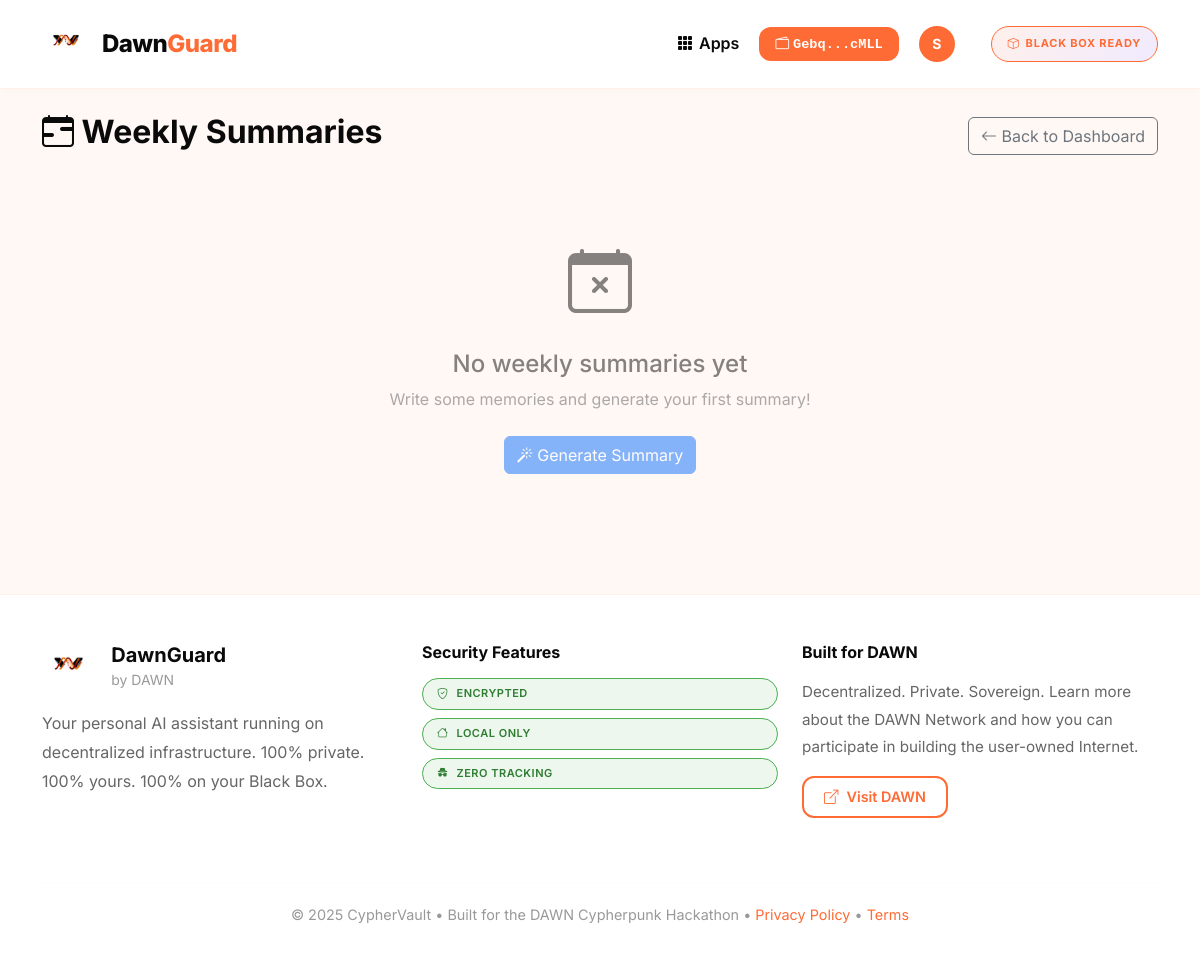
Before: /memory/summaries/ (signed in) with the older database file.
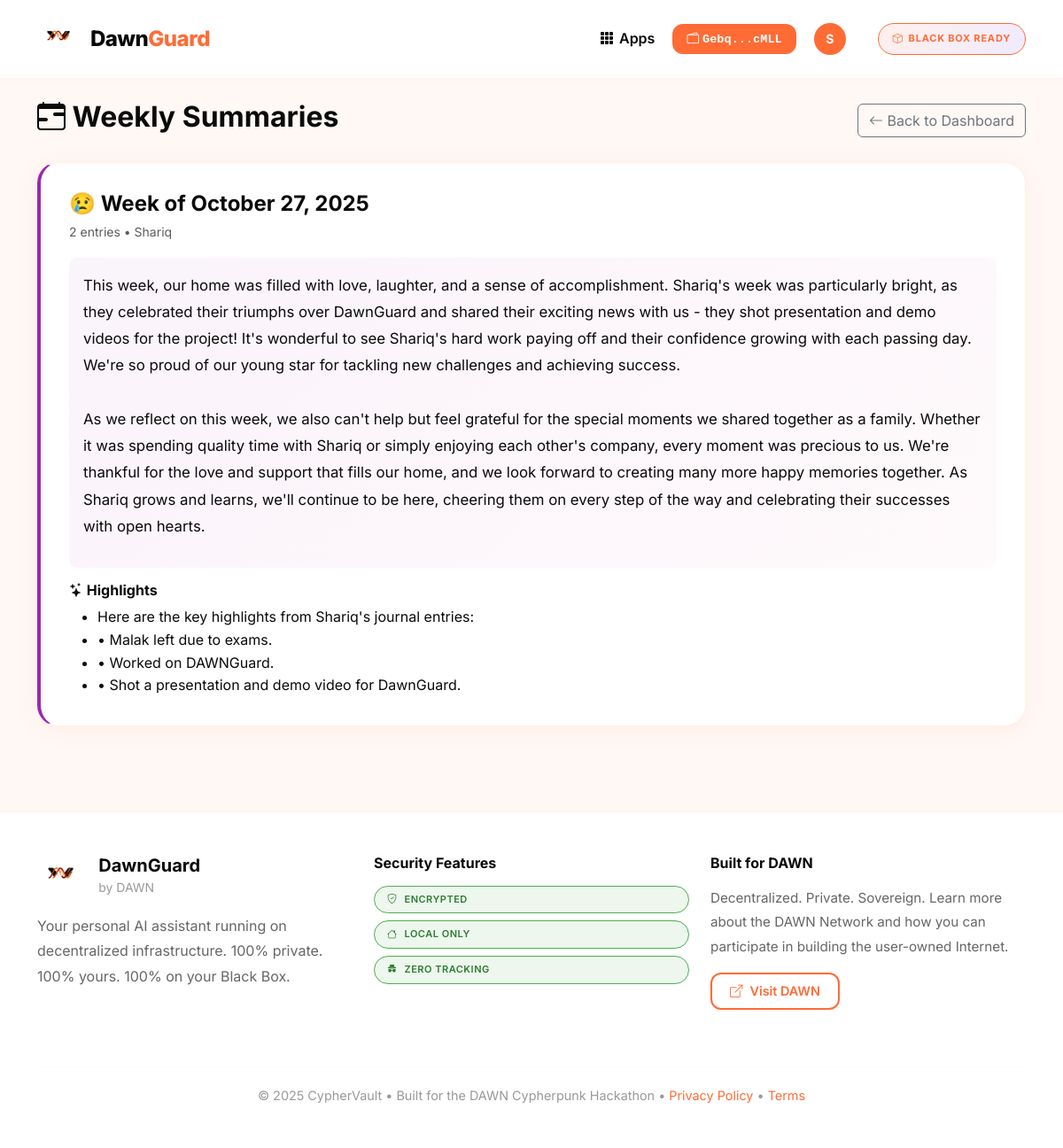
After: the same page with the newer database file.
### core/models.py (models this page shows, shortened)
class FamilyWeeklySummary(models.Model):
    week_start = models.DateField()  # Monday of the week
    week_end = models.DateField()    # Sunday of the week
    year = models.IntegerField()
    week_number = models.IntegerField()  # Week 1-52
    ai_summary = models.TextField()  # Beautiful prose summary
    highlights = models.JSONField(default=list)  # ["Emma got an A", "Family pizza night"]
    overall_mood = models.CharField(max_length=20, default='happy')
    total_entries = models.IntegerField(default=0)
    participating_members = models.JSONField(default=list)  # ["Mom", "Emma", "Dad"]
    entries = models.ManyToManyField(FamilyJournalEntry, blank=True, related_name='weekly_summaries')
    encrypted_summary = models.TextField(blank=True)
    created_at = models.DateTimeField(auto_now_add=True)
    generated_by = models.ForeignKey(FamilyMember, on_delete=models.SET_NULL, null=True, blank=True)
    class Meta:
        ordering = ['-week_start']
        unique_together = ['year', 'week_number']
        verbose_name_plural = 'Family weekly summaries'
    def get_week_label(self):
        return f"Week of {self.week_start.strftime('%B %d, %Y')}"
    def get_mood_emoji(self):
        mood_map = {
            'amazing': '😄',
            'happy': '😊',
            'okay': '😐',
            'sad': '😢',
            'stressed': '😰',
        }
        return mood_map.get(self.overall_mood, '😊')

### core/memory_views.py (the view)
# urls.py: path('memory/summaries/', memory_views.view_weekly_summaries, name='memory_summaries'),
@login_required
def view_weekly_summaries(request):
    try:
        family_member = FamilyMember.objects.get(user=request.user)
        summaries = FamilyWeeklySummary.objects.all()[:20]
        context = {
            'family_member': family_member,
            'summaries': summaries,
        }
        return render(request, 'memory/weekly_summaries.html', context)
    except FamilyMember.DoesNotExist:
        return redirect('memory_home')

### templates/memory/weekly_summaries.html
{% extends 'base.html' %}
{% load static %}
{% block content %}
<div class="container py-4">
    <div class="row mb-4">
        <div class="col-12">
            <div class="d-flex justify-content-between align-items-center">
                <h2 class="fw-bold" style="color: var(--dawn-dark);">
                    <i class="bi bi-calendar-range"></i> Weekly Summaries
                </h2>
                <a href="{% url 'memory_home' %}" class="btn btn-outline-secondary">
                    <i class="bi bi-arrow-left"></i> Back to Dashboard
                </a>
            </div>
        </div>
    </div>
    <div class="row">
        <div class="col-12">
            {% if summaries %}
                {% for summary in summaries %}
                <div class="mb-4">
                    <div class="dawn-card" style="border-left: 4px solid #9C27B0;">
                        <div class="d-flex justify-content-between align-items-center mb-3">
                            <div>
                                <h4 class="fw-bold mb-1">
                                    {{ summary.get_mood_emoji }} {{ summary.get_week_label }}
                                </h4>
                                <small class="text-muted">
                                    {{ summary.total_entries }} entries •
                                    {{ summary.participating_members|join:", " }}
                                </small>
                            </div>
                            <span class="badge bg-purple">Week {{ summary.week_number }}</span>
                        </div>
                        <div class="mb-3 p-3" style="background: linear-gradient(135deg, rgba(156,39,176,0.05), rgba(244,143,177,0.05)); border-radius: 10px;">
                            <p style="font-size: 1.05rem; line-height: 1.8; white-space: pre-wrap;">{{ summary.ai_summary }}</p>
                        </div>
                        {% if summary.highlights %}
                        <div>
                            <h6 class="fw-bold mb-2"><i class="bi bi-stars"></i> Highlights</h6>
                            <ul class="mb-0">
                                {% for highlight in summary.highlights %}
                                <li>{{ highlight }}</li>
                                {% endfor %}
                            </ul>
                        </div>
                        {% endif %}
                    </div>
                </div>
                {% endfor %}
            {% else %}
                <div class="text-center py-5" style="opacity: 0.5;">
                    <i class="bi bi-calendar-x" style="font-size: 64px;"></i>
                    <h4 class="mt-3">No weekly summaries yet</h4>
                    <p class="text-muted">Write some memories and generate your first summary!</p>
                    <a href="{% url 'memory_home' %}" class="btn btn-primary mt-2">
                        <i class="bi bi-magic"></i> Generate Summary
                    </a>
                </div>
            {% endif %}
        </div>
    </div>
</div>
{% endblock %}

Changed rows visible on the page:
added FamilyWeeklySummary: get_mood_emoji "😢", get_week_label "Week of October 27, 2025", total_entries "2", participating_members "Shariq", ai_summary "This week, our home was filled with love, laughter, and a sense of accomplishment. Shariq's week was particularly bright, as they celebrated their triumphs over DawnGuard and shared their exciting news with us - they shot presentation and demo videos for the project! It's wonderful to see Shariq's hard work paying off and their confidence growing with each passing day. We're so proud of our young star for tackling new challenges and achieving success. As we reflect on this week, we also can't help but feel grateful for the special moments we shared together as a family. Whether it was spending quality time with Shariq or simply enjoying each other's company, every moment was precious to us.…", highlights "Here are the key highlights from Shariq's journal entries:" "• Malak left due to exams." "• Worked on DAWNGuard." "• Shot a presentation and demo video for DawnGuard."
Other visible differences:
text no longer shown: "No weekly summaries yet Write some memories and generate your first summary! Generate Summary"
